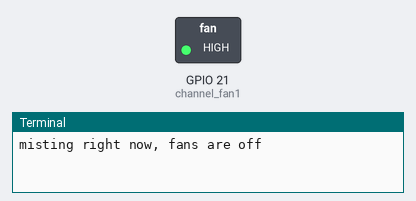
Bench run of a program on a simulated Raspberry Pi (BCM pin numbers). Parts: switched loads named in the program (green lamp = pin HIGH), the last lines printed to the terminal. The clock reads 2024-03-15 10:24:30 at power-on unless the program sets it.

Above: at 0.1 s.
At 30.1 s:
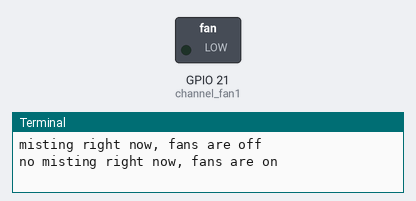
Timing chart, 0 to 31.6 s (numbered marks = the images above):
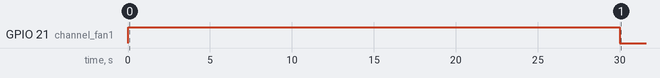

Measured:
- by itself, GPIO 21 (channel_fan1): LOW → HIGH at 0.00 s, → LOW 30.0 s later

The program:

Fan1.py
```python
import RPi.GPIO as GPIO
from datetime import datetime, time
import time as t

channel_fan1 = 21 #change channel_21 based on relay

# GPIO setup
GPIO.setmode(GPIO.BCM)
GPIO.setwarnings(False)  # Suppress GPIO warnings
GPIO.setup(channel_fan1, GPIO.OUT)

def fan1_off(pin):
    GPIO.output(pin, GPIO.HIGH)

def fan1_on(pin):
    GPIO.output(pin, GPIO.LOW)

try:
    while True:

        # Get the current time
        current_time = datetime.now().time()


        if (time(6, 0) <= current_time <= time(7, 59, 49)) or ((time(16, 0) <= current_time <= time(18,0))):
            print("no misting right now, fans are on")
            fan1_on(channel_fan1)
        elif (time(7,59,50) <= current_time <= time(16,0)):
            print("misting right now, fans are off")
            fan1_off(channel_fan1)
            t.sleep(30)
            print("no misting right now, fans are on")
            fan1_on(channel_fan1)
            t.sleep(1410)
        else:
            print("its night time, go and sleep")
            fan1_off(channel_fan1)


except KeyboardInterrupt:
    GPIO.cleanup()
```
